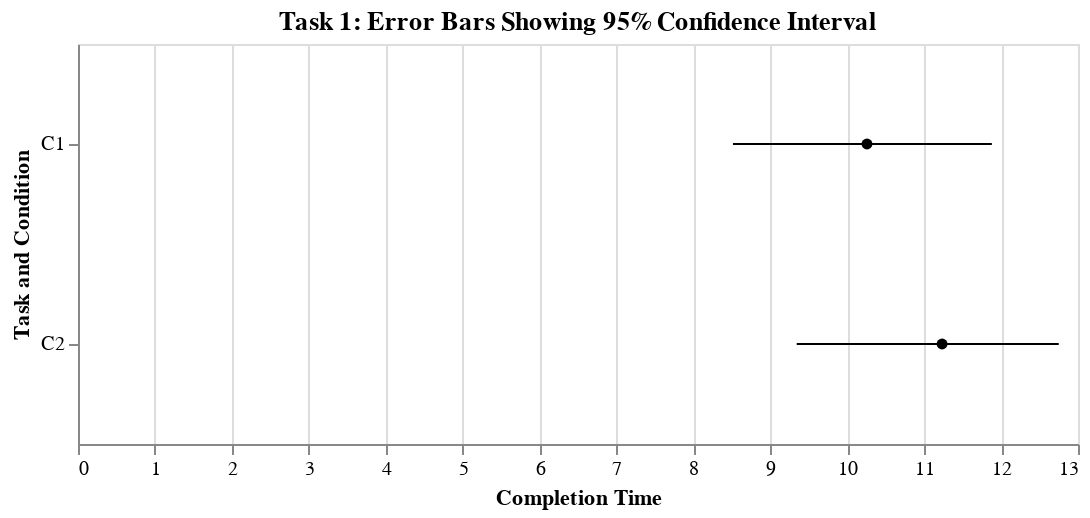
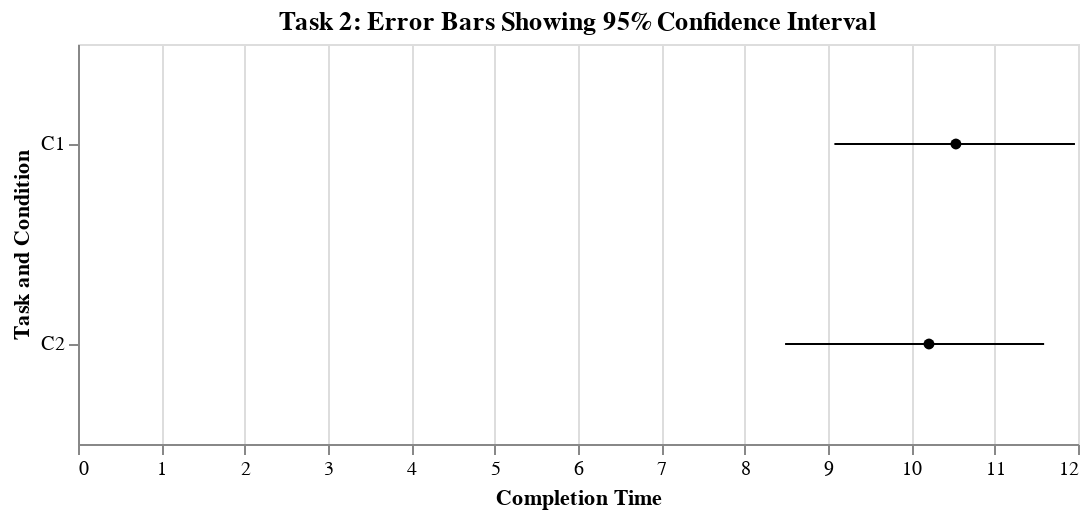

Notebook code for these charts, in order:
### Markdown cell above
## Error bar

### Code cell
import pandas as pd
import altair as alt

# Create and preprocess the DataFrames
data_T1 = {'C1': [13.17, 8.28, 7.42, 12.27, 10.82, 9.58], 'C2': [13.65, 10.48, 6.84, 11.9, 13.16, 11.37]}
data_T2 = {'C1': [12.78, 8.09, 8.44, 12.5, 10.92, 10.48], 'C2': [12.03, 10.55, 7.21, 11.48, 11.82, 8.18]}
index = ['P1', 'P2', 'P3', 'P4', 'P5', 'P6']

df_T1 = pd.DataFrame(data_T1, index=index).stack().reset_index().rename(columns={"level_0": "Participant", "level_1": "Group", 0: "Value"})
df_T2 = pd.DataFrame(data_T2, index=index).stack().reset_index().rename(columns={"level_0": "Participant", "level_1": "Group", 0: "Value"})
df_T1["Time"] = "T1"
df_T2["Time"] = "T2"
df_combined = pd.concat([df_T1, df_T2], ignore_index=True)

# Create the error bar plots for Task 1 and Task 2
def create_error_bar_plot(df, title):
    points = alt.Chart(df).mark_point(filled=True, color='black').encode(
        x=alt.X('mean(Value):Q', title='Completion Time', axis=alt.Axis(labels=True)),
        y=alt.Y('Group:N', title='Task and Condition', sort=['C1', 'C2'])
    ).interactive()

    error_bars = alt.Chart(df).mark_errorbar(extent='ci').encode(
        x=alt.X('Value:Q', title='Completion Time'),
        y=alt.Y('Group:N', sort=['C1', 'C2'])
    )

    plot = (points + error_bars).properties(width=500, height=200, title=title)
    return plot

task1_plot = create_error_bar_plot(df_T1, 'Task 1: Error Bars Showing 95% Confidence Interval')
task2_plot = create_error_bar_plot(df_T2, 'Task 2: Error Bars Showing 95% Confidence Interval')

# Display the plots
task1_plot.display()
task2_plot.display()

### Figure 1 — Vega-Lite specification as saved in the notebook (floating-point values rounded to 4 significant figures)
{"config": {"view": {"continuousWidth": 400, "continuousHeight": 300}}, "layer": [{"mark": {"type": "point", "color": "black", "filled": true}, "encoding": {"x": {"aggregate": "mean", "axis": {"labels": true}, "field": "Value", "title": "Completion Time", "type": "quantitative"}, "y": {"field": "Group", "sort": ["C1", "C2"], "title": "Task and Condition", "type": "nominal"}}, "selection": {"selector007": {"type": "interval", "bind": "scales", "encodings": ["x", "y"]}}}, {"mark": {"type": "errorbar", "extent": "ci"}, "encoding": {"x": {"field": "Value", "title": "Completion Time", "type": "quantitative"}, "y": {"field": "Group", "sort": ["C1", "C2"], "type": "nominal"}}}], "data": {"name": "data-b98356b28ae4057bd68e66ef70d203d8"}, "height": 200, "title": "Task 1: Error Bars Showing 95% Confidence Interval", "width": 500, "$schema": "https://vega.github.io/schema/vega-lite/v4.17.0.json", "datasets": {"data-b98356b28ae4057bd68e66ef70d203d8": [{"Participant": "P1", "Group": "C1", "Value": 13.17, "Time": "T1"}, {"Participant": "P1", "Group": "C2", "Value": 13.65, "Time": "T1"}, {"Participant": "P2", "Group": "C1", "Value": 8.28, "Time": "T1"}, {"Participant": "P2", "Group": "C2", "Value": 10.48, "Time": "T1"}, {"Participant": "P3", "Group": "C1", "Value": 7.42, "Time": "T1"}, {"Participant": "P3", "Group": "C2", "Value": 6.84, "Time": "T1"}, {"Participant": "P4", "Group": "C1", "Value": 12.27, "Time": "T1"}, {"Participant": "P4", "Group": "C2", "Value": 11.9, "Time": "T1"}, {"Participant": "P5", "Group": "C1", "Value": 10.82, "Time": "T1"}, {"Participant": "P5", "Group": "C2", "Value": 13.16, "Time": "T1"}, {"Participant": "P6", "Group": "C1", "Value": 9.58, "Time": "T1"}, {"Participant": "P6", "Group": "C2", "Value": 11.37, "Time": "T1"}]}}

### Figure 2 — Vega-Lite specification as saved in the notebook (floating-point values rounded to 4 significant figures)
{"config": {"view": {"continuousWidth": 400, "continuousHeight": 300}}, "layer": [{"mark": {"type": "point", "color": "black", "filled": true}, "encoding": {"x": {"aggregate": "mean", "axis": {"labels": true}, "field": "Value", "title": "Completion Time", "type": "quantitative"}, "y": {"field": "Group", "sort": ["C1", "C2"], "title": "Task and Condition", "type": "nominal"}}, "selection": {"selector008": {"type": "interval", "bind": "scales", "encodings": ["x", "y"]}}}, {"mark": {"type": "errorbar", "extent": "ci"}, "encoding": {"x": {"field": "Value", "title": "Completion Time", "type": "quantitative"}, "y": {"field": "Group", "sort": ["C1", "C2"], "type": "nominal"}}}], "data": {"name": "data-c401be7c368df7d44fdbd07f21d8d84e"}, "height": 200, "title": "Task 2: Error Bars Showing 95% Confidence Interval", "width": 500, "$schema": "https://vega.github.io/schema/vega-lite/v4.17.0.json", "datasets": {"data-c401be7c368df7d44fdbd07f21d8d84e": [{"Participant": "P1", "Group": "C1", "Value": 12.78, "Time": "T2"}, {"Participant": "P1", "Group": "C2", "Value": 12.03, "Time": "T2"}, {"Participant": "P2", "Group": "C1", "Value": 8.09, "Time": "T2"}, {"Participant": "P2", "Group": "C2", "Value": 10.55, "Time": "T2"}, {"Participant": "P3", "Group": "C1", "Value": 8.44, "Time": "T2"}, {"Participant": "P3", "Group": "C2", "Value": 7.21, "Time": "T2"}, {"Participant": "P4", "Group": "C1", "Value": 12.5, "Time": "T2"}, {"Participant": "P4", "Group": "C2", "Value": 11.48, "Time": "T2"}, {"Participant": "P5", "Group": "C1", "Value": 10.92, "Time": "T2"}, {"Participant": "P5", "Group": "C2", "Value": 11.82, "Time": "T2"}, {"Participant": "P6", "Group": "C1", "Value": 10.48, "Time": "T2"}, {"Participant": "P6", "Group": "C2", "Value": 8.18, "Time": "T2"}]}}
